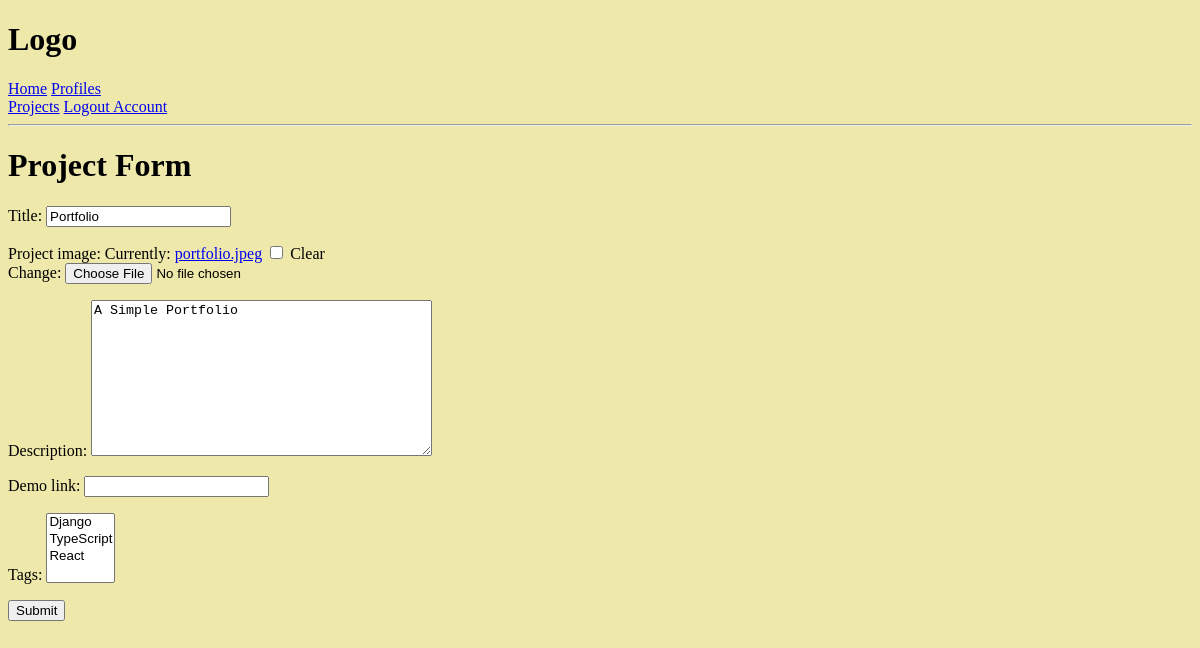
The app's page /projects/update-project/2 (signed in), older data.
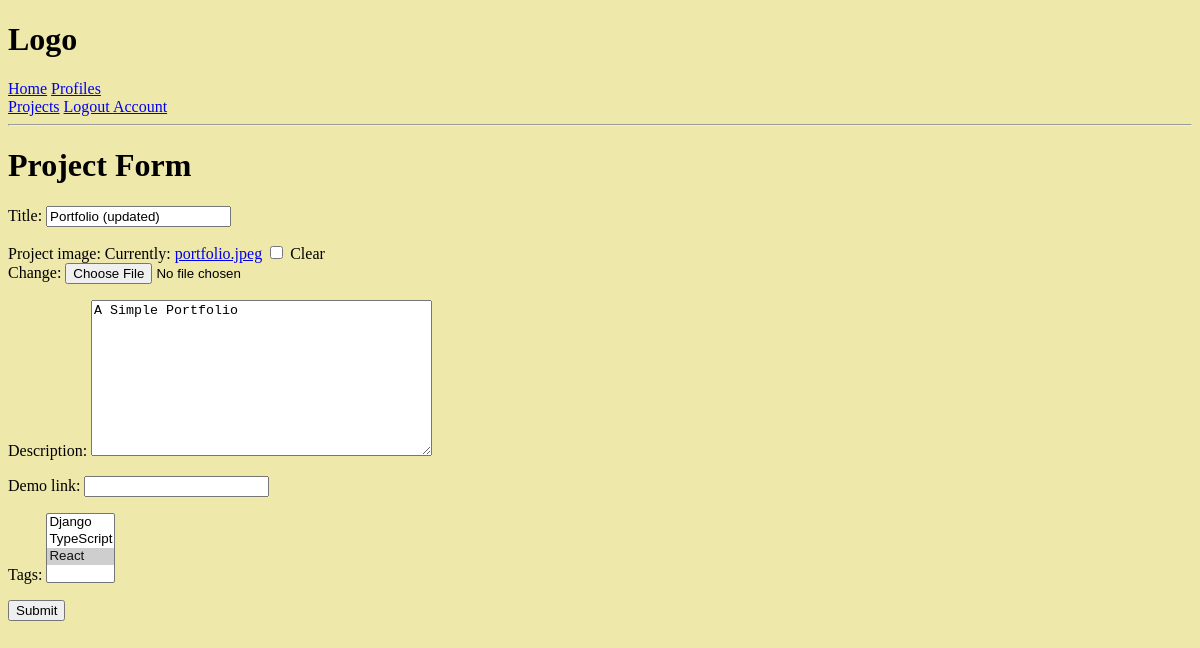
The same page, newer data.
### project1/models.py (models this page shows, shortened)
class Project(models.Model):
    owner = models.ForeignKey(Profile, null=True, blank=True, on_delete=models.SET_NULL)
    title = models.CharField(max_length=200)
    description = models.TextField(null=True, blank=True)
    project_image = models.ImageField(null=True, blank=True, default='default.jpg')
    demo_link = models.CharField(max_length=2000,null=True, blank=True)
    tags = models.ManyToManyField('Tag', blank=True)
    vote_total = models.IntegerField(default=0, null=True, blank=True)
    vote_ratio = models.IntegerField(default=0, null=True, blank=True)
    date = models.DateTimeField(auto_now_add=True)

### project1/views.py (the view)
# urls.py: path('update-project/<str:pk>', views.updateProject, name="update-project"),
@login_required(login_url="login")
def updateProject(request, pk):
    profile  = request.user.profile
    project = profile.project_set.get(id=pk)
    form = ProjectForm(instance=project)
    if request.method == 'POST':
        projectForm = ProjectForm(request.POST,request.FILES, instance=project)
        if projectForm.is_valid():
            projectForm.save()
            return redirect('project1')
    context = {
        'form': form
    }
    return render(request, "project1/project-form.html", context)

### project1/forms.py
class ProjectForm(ModelForm):
    class Meta:
        model = Project
        fields = [
            'title',
            'project_image',
            'description',
            'demo_link',
            'tags'
        ]

### project1/models.py (called while the page is built)
    def __str__(self):
        return self.name

### project1/templates/project1/project-form.html (shortened to what this page needs)
{% extends 'main.html' %}
{% block content%}
<h1> Project Form</h1>
<form action="" method="POST" enctype="multipart/form-data">
      {{form.as_p}}
      <input type="submit">
</form>
{%endblock%}

Row changes from the older to the newer data that the page shows:
changed Project "A Simple Portfolio": title "Portfolio" → "Portfolio (updated)"
Text that changed along with them:
form field tags: "Django / TypeScript / React" → "Django / TypeScript / React ☑"
